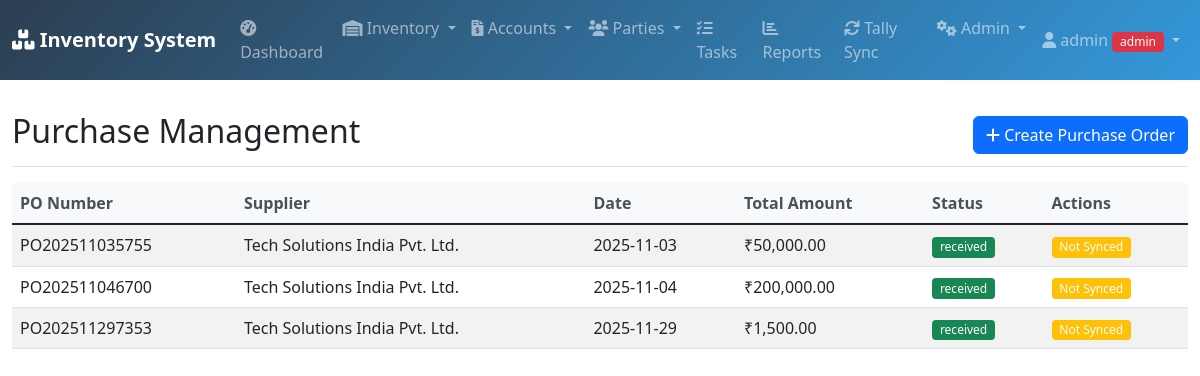
The page /purchase (signed in) on the database its author committed.
### database.py (models this page shows, shortened)
class User(UserMixin, db.Model):
    id = db.Column(db.Integer, primary_key=True)
    username = db.Column(db.String(80), unique=True, nullable=False)
    password = db.Column(db.String(120), nullable=False)
    role = db.Column(db.String(20), default='user')
    email = db.Column(db.String(120))
    phone = db.Column(db.String(20))
    created_date = db.Column(db.DateTime, default=datetime.utcnow)
    is_active = db.Column(db.Boolean, default=True)

class PurchaseOrder(db.Model):
    id = db.Column(db.Integer, primary_key=True)
    supplier_id = db.Column(db.Integer, db.ForeignKey('supplier.id'), nullable=False)
    po_number = db.Column(db.String(100), unique=True, nullable=False)
    order_date = db.Column(db.DateTime, default=datetime.utcnow)
    total_amount = db.Column(db.Float, default=0)
    status = db.Column(db.String(20), default='pending')
    tally_synced = db.Column(db.Boolean, default=False)
    tally_voucher_no = db.Column(db.String(100))
    supplier = db.relationship('Supplier', backref='purchase_orders')
    items = db.relationship('PurchaseItem', backref='purchase_order', cascade='all, delete-orphan')

class Supplier(db.Model):
    id = db.Column(db.Integer, primary_key=True)
    name = db.Column(db.String(100), nullable=False)
    contact_person = db.Column(db.String(100))
    phone = db.Column(db.String(20))
    email = db.Column(db.String(100))
    address = db.Column(db.Text)
    gst_number = db.Column(db.String(50))
    tally_synced = db.Column(db.Boolean, default=False)
    tally_guid = db.Column(db.String(100))

### app.py (the view)
@app.route('/purchase')
@login_required
def purchase():
    try:
        purchases = PurchaseOrder.query.all()
        suppliers = Supplier.query.all()
        items = Item.query.all()
        return render_template('purchase.html', purchases=purchases, suppliers=suppliers, items=items, format_currency=format_currency)
    except Exception as e:
        flash(f'Error loading purchases: {str(e)}', 'danger')
        return render_template('purchase.html', purchases=[], suppliers=[], items=[], format_currency=format_currency)

### app.py (called while the page is built)
@login_manager.user_loader
def load_user(user_id):
    return User.query.get(int(user_id))

def format_currency(amount):
    return f"₹{amount:,.2f}"

### templates/purchase.html (shortened to what this page needs)
{% extends "base.html" %}
{% block content %}
<div class="d-flex justify-content-between flex-wrap flex-md-nowrap align-items-center pt-3 pb-2 mb-3 border-bottom">
    <h1 class="h2">Purchase Management</h1>
    <button type="button" class="btn btn-primary" data-bs-toggle="modal" data-bs-target="#addPurchaseModal">
        <i class="fas fa-plus"></i> Create Purchase Order
    </button>
</div>
<div class="table-responsive">
    <table class="table table-striped table-hover">
        <thead>
            <tr>
                <th>PO Number</th>
                <th>Supplier</th>
                <th>Date</th>
                <th>Total Amount</th>
                <th>Status</th>
                <th>Actions</th>
            </tr>
        </thead>
        <tbody>
            {% for purchase in purchases %}
            <tr>
                <td>{{ purchase.po_number }}</td>
                <td>{{ purchase.supplier.name if purchase.supplier else 'N/A' }}</td>
                <td>{{ purchase.order_date.strftime('%Y-%m-%d') if purchase.order_date else 'N/A' }}</td>
                <td>{{ format_currency(purchase.total_amount) }}</td>
                <td>
                    <span class="badge bg-{{ 'success' if purchase.status == 'received' else 'warning' }}">
                        {{ purchase.status }}
                    </span>
                </td>
                <td>
                    {% if not purchase.tally_synced %}
                    <span class="badge bg-warning">Not Synced</span>
                    {% else %}
                    <span class="badge bg-success">Synced</span>
                    {% endif %}
                </td>
            </tr>
            {% endfor %}
        </tbody>
    </table>
</div>
{% endblock %}

### templates/base.html (shortened to what this page needs)
<!DOCTYPE html>
<html lang="en">
<head>
    <link href="https://cdn.jsdelivr.net/npm/bootstrap@5.1.3/dist/css/bootstrap.min.css" rel="stylesheet">
    <link href="https://cdnjs.cloudflare.com/ajax/libs/font-awesome/6.0.0/css/all.min.css" rel="stylesheet">
    <link href="{{ url_for('static', filename='style.css') }}" rel="stylesheet">
</head>
<body>
    <nav class="navbar navbar-expand-lg navbar-dark bg-dark">
        <div class="container-fluid">
            <a class="navbar-brand" href="{{ url_for('dashboard') }}">
                <i class="fas fa-boxes"></i> Inventory System
            </a>
            <div class="collapse navbar-collapse" id="navbarNav">
                <ul class="navbar-nav me-auto">
                    {% if current_user.is_authenticated %}
                    <li class="nav-item">
                        <a class="nav-link" href="{{ url_for('dashboard') }}">
                            <i class="fas fa-tachometer-alt"></i> Dashboard
                        </a>
                    </li>
                    <li class="nav-item dropdown">
                        <a class="nav-link dropdown-toggle" href="#" id="inventoryDropdown" role="button" data-bs-toggle="dropdown">
                            <i class="fas fa-warehouse"></i> Inventory
                        </a>
                    </li>
                    <li class="nav-item dropdown">
                        <a class="nav-link dropdown-toggle" href="#" id="accountsDropdown" role="button" data-bs-toggle="dropdown">
                            <i class="fas fa-file-invoice-dollar"></i> Accounts
                        </a>
                    </li>
                    <li class="nav-item dropdown">
                        <a class="nav-link dropdown-toggle" href="#" id="partiesDropdown" role="button" data-bs-toggle="dropdown">
                            <i class="fas fa-users"></i> Parties
                        </a>
                    </li>
                    <li class="nav-item">
                        <a class="nav-link" href="{{ url_for('tasks') }}">
                            <i class="fas fa-tasks"></i> Tasks
                        </a>
                    </li>
                    <li class="nav-item">
                        <a class="nav-link" href="{{ url_for('reports') }}">
                            <i class="fas fa-chart-bar"></i> Reports
                        </a>
                    </li>
                    <li class="nav-item">
                        <a class="nav-link" href="{{ url_for('tally_sync') }}">
                            <i class="fas fa-sync"></i> Tally Sync
                        </a>
                    </li>
                    {% if current_user.role == 'admin' %}
                    <li class="nav-item dropdown">
                        <a class="nav-link dropdown-toggle" href="#" id="adminDropdown" role="button" data-bs-toggle="dropdown">
                            <i class="fas fa-cogs"></i> Admin
                        </a>
                    </li>
                    {% endif %}
                    {% endif %}
                </ul>
                <ul class="navbar-nav">
                    {% if current_user.is_authenticated %}
                    <li class="nav-item dropdown">
                        <a class="nav-link dropdown-toggle" href="#" id="userDropdown" role="button" data-bs-toggle="dropdown">
                            <i class="fas fa-user"></i> {{ current_user.username }}
                            <span class="badge bg-{% if current_user.role == 'admin' %}danger{% else %}info{% endif %}">
                                {{ current_user.role }}
                            </span>
                        </a>
                    </li>
                    {% else %}
                    <li class="nav-item">
                        <a class="nav-link" href="{{ url_for('login') }}">
                            <i class="fas fa-sign-in-alt"></i> Login
                        </a>
                    </li>
                    {% endif %}
                </ul>
            </div>
        </div>
    </nav>
    <div class="container-fluid mt-3">
        {% block content %}{% endblock %}
    </div>
</body>
</html>

### static/style.css (style rules this page uses)
.table th { border-top: none; font-weight: 600; color: #495057; background-color: #f8f9fa; }
.badge { font-size: 0.75em; font-weight: 500; }
.btn { border-radius: 0.375rem; font-weight: 500; transition: all 0.2s; }
.navbar-brand { font-weight: 700; }
.navbar-dark { background: linear-gradient(135deg, #2c3e50 0%, #3498db 100%) !important; }

### rows shown on the page
User: username "admin", role "admin"
PurchaseOrder: po_number "PO202511035755", supplier "Tech Solutions India Pvt. Ltd.", order_date "2025-11-03", total_amount "₹50,000.00", status "received", tally_synced "Not Synced"
PurchaseOrder: po_number "PO202511046700", supplier "Tech Solutions India Pvt. Ltd.", order_date "2025-11-04", total_amount "₹200,000.00", status "received", tally_synced "Not Synced"
PurchaseOrder: po_number "PO202511297353", supplier "Tech Solutions India Pvt. Ltd.", order_date "2025-11-29", total_amount "₹1,500.00", status "received", tally_synced "Not Synced"
